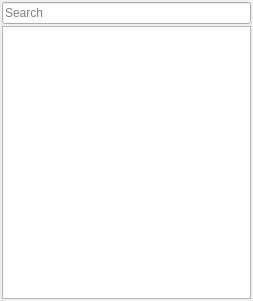
<?xml version="1.0" encoding="UTF-8"?>
<ui version="4.0">
 <class>ComponentBrowser</class>
 <widget class="QWidget" name="ComponentBrowser">
  <property name="geometry">
   <rect>
    <x>0</x>
    <y>0</y>
    <width>253</width>
    <height>301</height>
   </rect>
  </property>
  <property name="windowTitle">
   <string>Components</string>
  </property>
  <layout class="QVBoxLayout" name="verticalLayout">
   <property name="spacing">
    <number>2</number>
   </property>
   <property name="leftMargin">
    <number>2</number>
   </property>
   <property name="topMargin">
    <number>2</number>
   </property>
   <property name="rightMargin">
    <number>2</number>
   </property>
   <property name="bottomMargin">
    <number>2</number>
   </property>
   <item>
    <widget class="QLineEdit" name="findComponent">
     <property name="placeholderText">
      <string>Search</string>
     </property>
    </widget>
   </item>
   <item>
    <widget class="ComponentView" name="componentsTree">
     <property name="dragEnabled">
      <bool>true</bool>
     </property>
    </widget>
   </item>
  </layout>
 </widget>
 <customwidgets>
  <customwidget>
   <class>ComponentView</class>
   <extends>QTreeView</extends>
   <header>editors/componentbrowser/componentbrowser.h</header>
  </customwidget>
 </customwidgets>
 <resources/>
 <connections/>
</ui>
